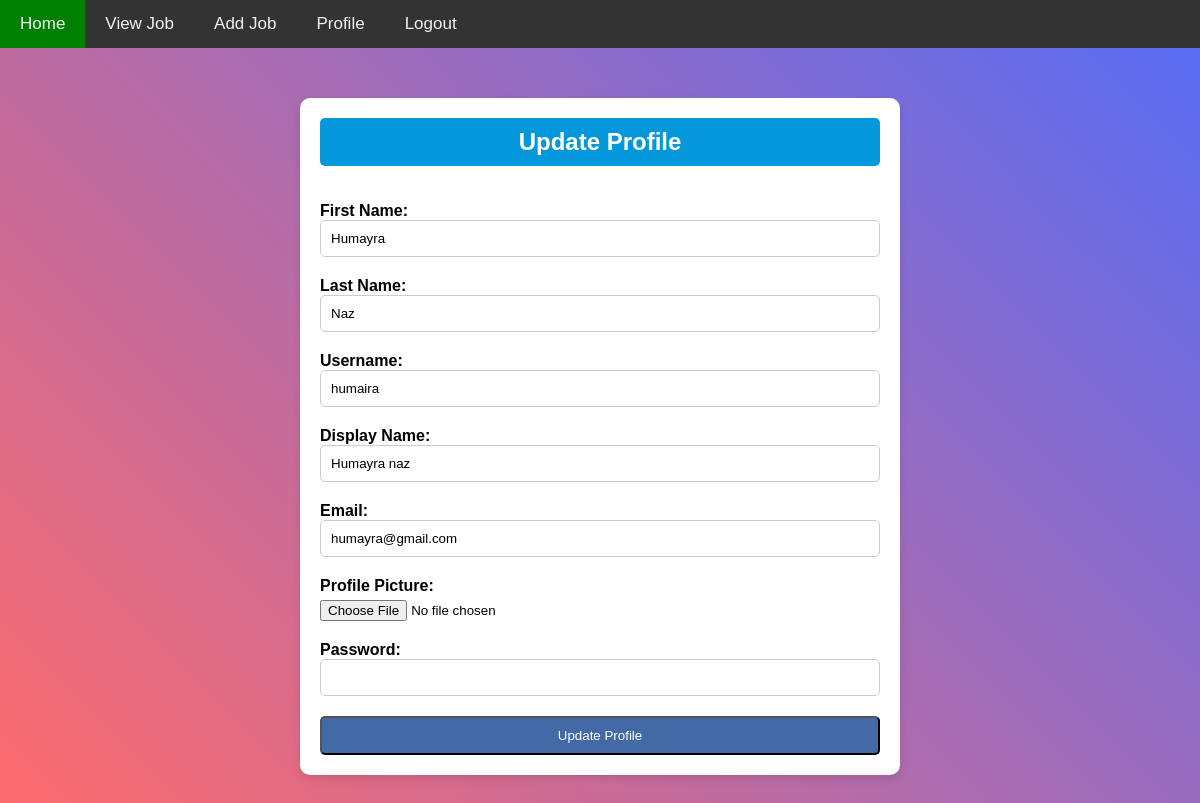
Page /editprofilePage/ (signed in) on the committed database.
### myapp/models.py (models this page shows, shortened)
class customUser(AbstractUser):
    USER=[
        ('recruiter','Recruiter'),
        ('jobseeker','Jobseeker')
    ]
    display_name=models.CharField(max_length=100)
    email=models.EmailField(max_length=100,unique=True)
    password=models.CharField(max_length=100)
    confirm_password=models.CharField(max_length=100)
    user_type=models.CharField(choices=USER,max_length=100)
    profile_picture=models.ImageField(upload_to="media/profile_pic",null=True)

### project/views.py (the view, shortened to what this page needs)
# urls.py: path('editprofilePage/', views.editprofilePage, name="editprofilePage"),
def editprofilePage(request):
    user=request.user
    return render(request,"editprofile.html")

### templates/editprofile.html (shortened to what this page needs)
{% extends "dashboard.html" %}
{% block content %}
<!DOCTYPE html>
<html lang="en">
<head>
</head>
<body>
    <div class="form-container">
        <form id="{{lorloop.counter}}" action="/editprofilePage/{{i.id}}" method="POST" enctype="multipart/form-data">
            <h2>Update Profile</h2>
            <br>
            <br>
            <div class="form-group">
                <label for="firstname">First Name:</label>
                <input type="text" id="first_name" name="first_name" value="{{user.first_name}}" required>
            </div>
            <div class="form-group">
                <label for="lastname">Last Name:</label>
                <input type="text" id="last_name" name="last_name" value="{{user.last_name}}" required>
            </div>
            <div class="form-group">
                <label for="username">Username:</label>
                <input type="text" id="username" name="username" value="{{user.username}}" required readonly>
            </div>
            <div class="form-group">
                <label for="display_name">Display Name:</label>
                <input type="text" id="display_name" name="display_name" value="{{user.display_name}}" required>
            </div>
            <div class="form-group">
                <label for="email">Email:</label>
                <input type="email" id="email" name="email" value="{{user.email}}" required readonly>
            </div>
            <div class="form-group">
                <label for="profile_Picture">Profile Picture:</label>
                <input type="file" id="profile_Picture" name="profile_picture">
            </div>
            <div class="form-group">
                <label for="password">Password:</label>
                <input type="password" id="password" name="password" value="" required>
            </div>
            <div class="button-container">
                <button type="submit" class="button">Update Profile</button>
            </div>
        </form>
    </div>
</body>
</html>
{% endblock content %}

### templates/dashboard.html (style rules this page uses)
* { margin: 0; padding: 0; box-sizing: border-box; }
body { margin: 0; padding: 0; font-family: Arial, sans-serif; background: linear-gradient(45deg, #ff6b6b, #556cf6); }

### templates/editprofile.html (style rules this page uses)
body { font-family: Arial, sans-serif; margin: 0; padding: 0; background-color: #f4f4f4; }
.form-container { max-width: 600px; margin: 50px auto; background-color: #ffffff; border-radius: 10px; box-shadow: 0 4px 8px rgba(0, 0, 0, 0.1); padding: 20px; }
.form-group { margin-bottom: 20px; }
label { display: block; font-weight: bold; }
input[type="text"], input[type="email"], input[type="password"], textarea { width: 100%; padding: 10px; border-radius: 5px; border: 1px solid #ccc; box-sizing: border-box; }
input[type="file"] { margin-top: 5px; }
.button-container { text-align: center; }
.button { padding: 10px 20px; border-radius: 5px; cursor: pointer; background-color: #038b; color: white; width: 100%; }
h2 { padding: 10px; border-radius: 5px; background-color: #0498db; color: white; text-align: center; }

### rows in the picture
customUser: first_name "Humayra", last_name "Naz", username "humaira", display_name "Humayra naz", email "humayra@gmail.com"
